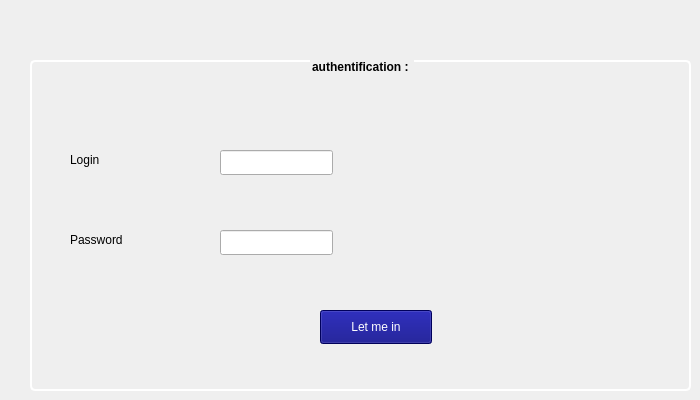
    <widget class="QWidget" name="tab">
     <attribute name="title">
      <string>LOGIN</string>
     </attribute>
     <widget class="QGroupBox" name="groupBox_2">
      <property name="geometry">
       <rect>
        <x>30</x>
        <y>60</y>
        <width>661</width>
        <height>331</height>
       </rect>
      </property>
      <property name="styleSheet">
       <string notr="true">/*color: rgb(0, 0, 127);*/

QGroupBox {
	
   font: 10pt &quot;MS Shell Dlg 2&quot;;
font: bold;
text-align:center;
    border: 2px solid white;
    border-radius: 5px;
    margin-top: 1ex;
}

QGroupBox::title {
 
    subcontrol-position: top center; /* position at the top center */
  
}</string>
      </property>
      <property name="title">
       <string>authentification : </string>
      </property>
      <widget class="QLabel" name="label_24">
       <property name="geometry">
        <rect>
         <x>40</x>
         <y>90</y>
         <width>69</width>
         <height>20</height>
        </rect>
       </property>
       <property name="text">
        <string>Login</string>
       </property>
      </widget>
      <widget class="QLabel" name="label_25">
       <property name="geometry">
        <rect>
         <x>40</x>
         <y>170</y>
         <width>69</width>
         <height>20</height>
        </rect>
       </property>
       <property name="text">
        <string>Password</string>
       </property>
      </widget>
      <widget class="QLineEdit" name="logi_line">
       <property name="geometry">
        <rect>
         <x>190</x>
         <y>90</y>
         <width>113</width>
         <height>25</height>
        </rect>
       </property>
      </widget>
      <widget class="QLineEdit" name="pass_line">
       <property name="geometry">
        <rect>
         <x>190</x>
         <y>170</y>
         <width>113</width>
         <height>25</height>
        </rect>
       </property>
      </widget>
      <widget class="QPushButton" name="pushButton_2">
       <property name="geometry">
        <rect>
         <x>290</x>
         <y>250</y>
         <width>112</width>
         <height>34</height>
        </rect>
       </property>
       <property name="styleSheet">
        <string notr="true">color: rgb(255, 255, 255);
background-color: rgb(0, 0, 127);</string>
       </property>
       <property name="text">
        <string>Let me in</string>
       </property>
      </widget>
     </widget>
    </widget>
